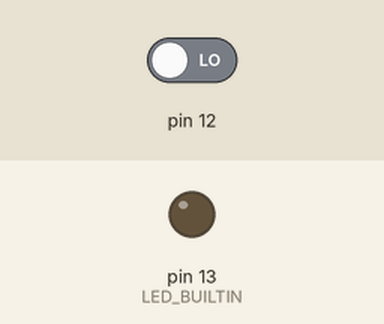
Simulated run of this sketch. Board: Arduino Uno, built with avr-gcc and run on an emulated ATmega328P. Parts: output pins drawn as LEDs (lit = HIGH). Inputs (shaded band) come from the test bench; at power-on: pin 12 LOW.

Above: at 1.2 s.
1.3 s: pin 12 driven HIGH
At 2.4 s:
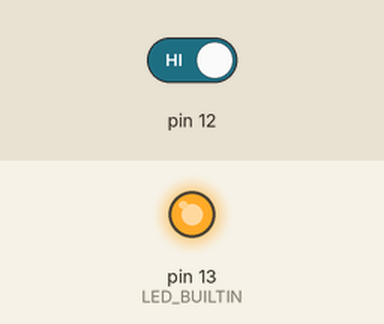
2.8 s: pin 12 driven LOW
At 3.6 s:
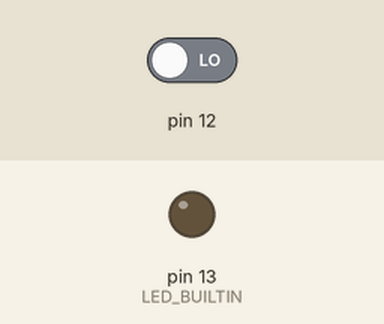
Timing chart, 0 to 5.8 s (numbered marks = the images above; inputs shaded):
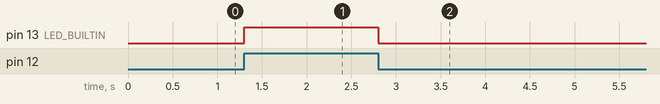

The sketch:

DETECTOR_DE_MOVIMENTO_E_LED.ino
```cpp
// C++ code
//
int estadoSensor = 0;

void setup()
{
  pinMode(12, INPUT);
  pinMode(LED_BUILTIN, OUTPUT);
}

void loop()
{
  estadoSensor = digitalRead(12);
  if (estadoSensor == HIGH) {
    digitalWrite(LED_BUILTIN, HIGH);
  } else {
    digitalWrite(LED_BUILTIN, LOW);
  }
  delay(10); // Wait for 10 millisecond(s)
}
```

Measured:
- after the input at 1.3 s, pin 13 (LED_BUILTIN): LOW → HIGH at once
- after the input at 2.8 s, pin 13 (LED_BUILTIN): HIGH → LOW at once
